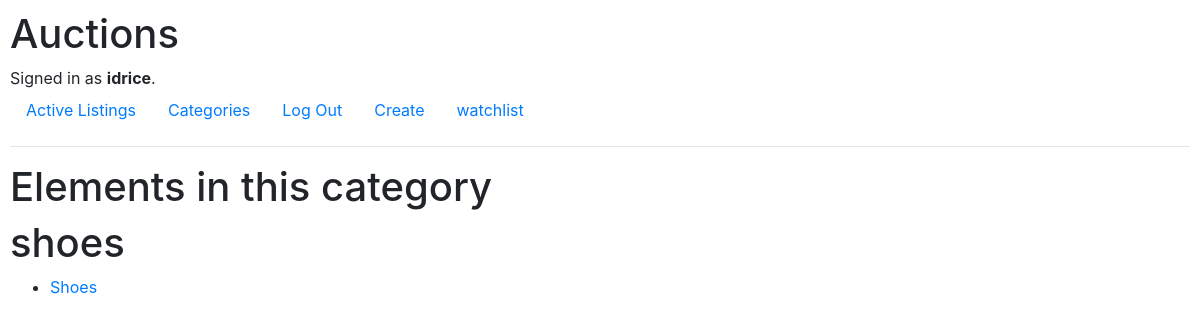
/catL/shoes/ (signed in), run on the app's committed database.
### auctions/models.py (models this page shows, shortened)
class User(AbstractUser):
    pass

class Category(models.Model):
    name = models.CharField(max_length=180)

class Listing(models.Model):
    title = models.CharField(max_length=180)
    description = models.TextField()
    starting_bid = models.DecimalField(max_digits=10, decimal_places=2)
    thumbnail = models.ImageField(upload_to='products', blank=True, null=True)
    created_by = models.ForeignKey(User, on_delete=models.CASCADE, related_name='idrice')
    category = models.ForeignKey(Category, on_delete=models.SET_NULL, null=True, related_name="listings")
    is_active = models.BooleanField(default=True)
    winner  = models.ForeignKey(User, null=True, blank=True, on_delete=models.SET_NULL, related_name="won_listing")

### auctions/views.py (the view)
# urls.py: path('catL/<str:title>/', views.listing_in_categorie, name='catL'),
def listing_in_categorie(request, title):
    category = get_object_or_404(Category, name=title)
    listings = category.listings.filter(is_active=True)
    return render(request, 'auctions/categorylisting.html',{
        'category':category,
        'listings': listings
    })

### auctions/templates/auctions/categorylisting.html
{% extends "auctions/layout.html" %}
{% block body %}
    <h1>Elements in this category</h1>
    <h1>{{category.name}}</h1>
    {%if listings %}
   <ul>
    {%for listing in listings %}
    <li><a href="{% url 'details' listing.title%}">{{listing.title}}</a></li>
    {%endfor%}
    </ul>
    {%else%}
      <p>There is no listing in this category</p>
    {%endif%}
{% endblock %}

### auctions/templates/auctions/layout.html (shortened to what this page needs)
{% load static %}
<!DOCTYPE html>
<html lang="en">
    <head>
        <link rel="stylesheet" href="https://stackpath.bootstrapcdn.com/bootstrap/4.4.1/css/bootstrap.min.css">
        <link href="{% static 'auctions/styles.css' %}" rel="stylesheet">
    </head>
    <body>
        <h1>Auctions</h1>
        <div>
            {% if user.is_authenticated %}
                Signed in as <strong>{{ user.username }}</strong>.
            {% else %}
                Not signed in.
            {% endif %}
        </div>
        <ul class="nav">
            <li class="nav-item">
                <a class="nav-link" href="{% url 'index' %}">Active Listings</a>
            </li>
            <li class="nav-item">
                <a class="nav-link" href="{% url 'category' %}">Categories</a>
            </li>
            {% if user.is_authenticated %}
                <li class="nav-item">
                    <a class="nav-link" href="{% url 'logout' %}">Log Out</a>
                </li>
                <li class="nav-item">
                    <a class="nav-link" href="{% url 'create' %}">Create</a>
                </li>
                <li class="nav-item">
                    <a class="nav-link" href="{% url 'watchlist' %}">watchlist</a>
                </li>
            {% endif %}
        </ul>
        <hr>
        {% block body %}
        {% endblock %}
    </body>
</html>

### auctions/static/auctions/styles.css (style rules this page uses)
body { padding: 10px; }

### data on the page
User: username "idrice"
Category: name "shoes"
Listing: title "Shoes"
